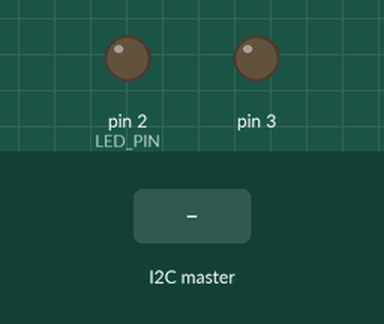
Recording of a sketch running on a simulated Arduino Uno, built with avr-gcc and run on an emulated ATmega328P. On the bench: output pins drawn as LEDs (lit = HIGH). Inputs (shaded band) come from the test bench.

Above: at 1.2 s.
1.3 s: the I2C master sends the byte 1
At 1.6 s:
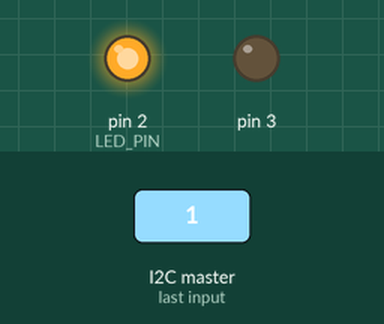
Timing chart, 0 to 4.3 s (numbered marks = the images above; inputs shaded):
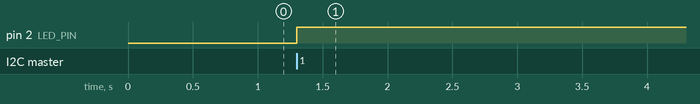

Measured:
- after the input at 1.3 s, pin 2 (LED_PIN): LOW → HIGH at once

The sketch:

slave.ino
```cpp
// test bench SLAVE

#include <Wire.h>

#define LED_PIN 2

#define SLAVE_ID 4

union t_uint32{
  uint32_t t_32;
  uint8_t t_8[4];
} num;

union t_float{
  float t_f_32;
  uint8_t t_8[4];
} result;

bool flag;

void setup()
{
  pinMode(LED_PIN, OUTPUT);
  pinMode(LED_PIN + 1, OUTPUT);
  digitalWrite(LED_PIN + 1, LOW);
  Wire.begin(SLAVE_ID);
  Wire.onReceive(receiveHandler);
  Wire.onRequest(requestHandler);
}

void loop()
{
  if(flag)
  {
    digitalWrite(LED_PIN, HIGH);
    for(uint32_t i = 0; i < num.t_32; i++)
    {
      result.t_f_32 += 1.0f;
    }
    flag = false;
    digitalWrite(LED_PIN, LOW);
  }
}

void receiveHandler(int nByte)
{
  num.t_8[0] = Wire.read();
  num.t_8[1] = Wire.read();
  num.t_8[2] = Wire.read();
  num.t_8[3] = Wire.read();
  while(Wire.available())
  {
    Wire.read();
  }
  flag = true;
  result.t_f_32 = 0.0f;
}

void requestHandler()
{
  if(!flag)
  {
    Wire.write('P');
    for(int j = 0; j < 4; j++) Wire.write(result.t_8[j]);
  }
}
```
